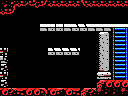

The image is a tile-based game level rendered from a .tmx file. Its description and complete source (layers, tilesets, objects, tile grids) follow:
An orthogonal 16x12 tile map with 8x8 px tiles, 1 tile layer (Tile Layer 1) and 8 objects (2x item, 2x pushable-block, breakable-down, door-up, breakable-up, ...).

<map version="1.0" orientation="orthogonal" renderorder="right-down" width="16" height="12" tilewidth="8" tileheight="8" nextobjectid="35">
 <properties>
  <property name="left" value="lava" />
  <property name="right" value="hole" />
 </properties>
 <tileset firstgid="1" name="tiles" tilewidth="8" tileheight="8" tilecount="256" columns="16">
  <image source="tiles.png" width="128" height="128" />
 </tileset>
 <layer name="Tile Layer 1" width="16" height="12">
  <data encoding="csv">
244,141,126,127,250,125,126,126,126,126,123,126,126,126,126,126,
126,125,1,1,1,1,1,1,1,1,1,1,1,1,1,1,
1,1,1,1,1,1,1,1,1,1,1,1,1,1,1,1,
1,1,1,1,1,144,245,245,144,143,143,144,144,144,105,106,
1,1,1,1,1,1,1,1,1,1,1,1,145,146,249,168,
1,1,1,1,1,1,1,1,1,1,1,1,163,164,249,168,
147,1,1,1,1,1,143,143,143,143,1,1,163,164,249,168,
149,1,1,1,1,1,1,1,1,1,1,1,163,164,249,168,
148,1,1,1,1,1,1,1,1,1,1,1,161,162,249,168,
147,1,1,1,1,1,1,1,1,1,1,1,177,178,249,168,
148,1,1,1,1,1,1,1,1,1,1,1,102,97,97,97,
97,98,100,97,97,104,97,99,97,100,102,98,115,114,114,115
</data>
 </layer>
 <objectgroup name="objects">
  <object id="19" type="breakable-down" x="48" y="88" width="32" height="8" />
  <object id="26" type="door-up" x="48" y="0" width="32" height="8" />
  <object id="27" type="breakable-up" x="48" y="0" width="32" height="8" />
  <object id="30" type="door-down" x="48" y="88" width="32" height="8" />
  <object id="31" type="item" x="96" y="8" width="16" height="16" />
  <object id="32" type="item" x="48" y="8" width="16" height="16" />
  <object id="33" type="pushable-block" x="48" y="32" width="16" height="16" />
  <object id="34" type="pushable-block" x="16" y="72" width="16" height="16" />
 </objectgroup>
</map>
